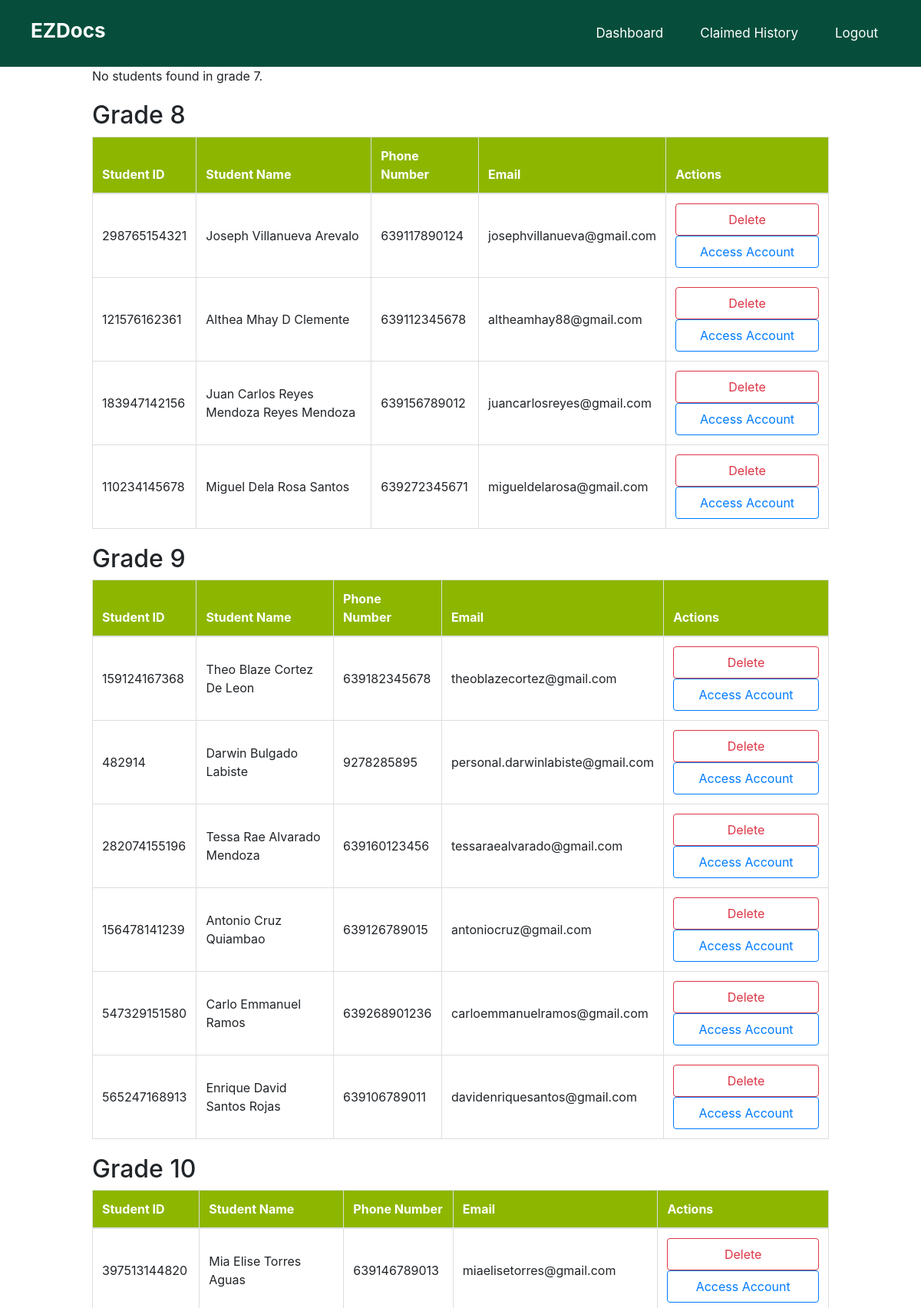
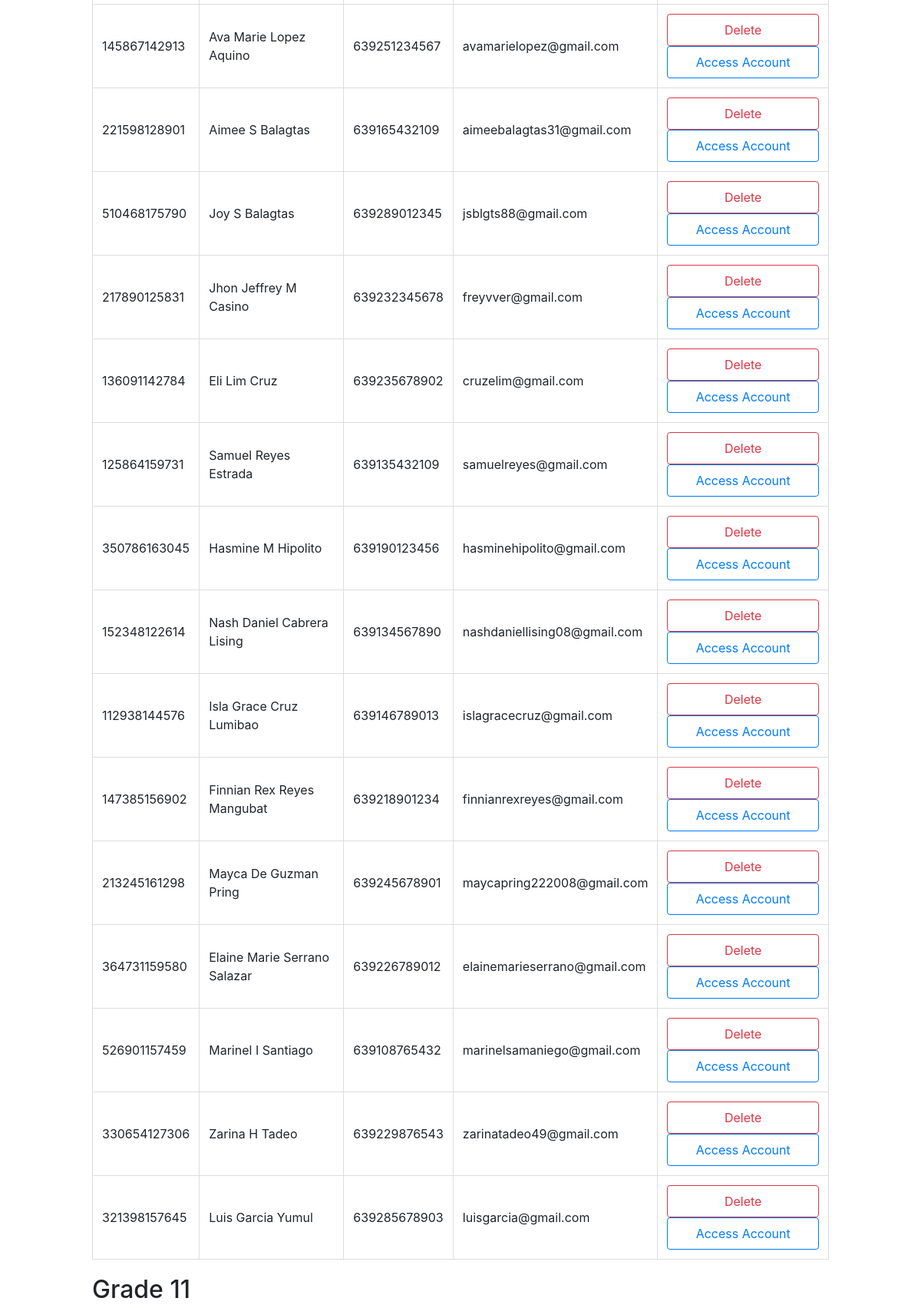
The page /backend/admin/be_studentacc.php (upper part) on the database its author committed (2 pictures, top to bottom).
### tables this page shows
CREATE TABLE `student_tbl` (
  `id` int(255) NOT NULL,
  `studentId` bigint(12) NOT NULL,
  `firstname` varchar(100) NOT NULL,
  `middlename` varchar(100) NOT NULL,
  `lastname` varchar(100) NOT NULL,
  `suffix` varchar(10) NOT NULL,
  `gradeLevel` varchar(50) NOT NULL,
  `phoneNumber` bigint(20) NOT NULL,
  `emailAddress` varchar(100) NOT NULL,
  `password` varchar(100) NOT NULL
);

### backend/admin/be_studentacc.php (the view, shortened to what this page needs)
<!DOCTYPE html>
<html lang="en">
<head>
</head>
<body>
    <nav class="flex flex-row items-center justify-between px-10 py-4 bg-emerald-900">
        <h1 class="font-bold text-[26px] text-white">EZDocs</h1>
        <ul class="flex flex-row gap-x-4 !p-0 !m-0 list-none">
            <li>
                <a class="block text-white text-[17px] font-regular hover:no-underline px-3" href="../../adminui/dashboard.php">
                    Dashboard
                </a>
            </li>
            <li>
                <a class="block text-white text-[17px] font-regular hover:no-underline px-3" href="#">
                    Claimed History
                </a>
            </li>
            <li>
                <a class="block text-white text-[17px] font-regular hover:no-underline px-3" id="btnLogout" type="button">
                    Logout
                </a>
            </li>
        </ul>
    </nav>
    <?php
    try {
        include("../../_conn/connection.php");
        include("../../_includes/styles.php");
        include("../../_includes/scripts.php");
        $gradeLevels = range(7, 12);
        foreach ($gradeLevels as $gradeLevel) {
            $sql = "SELECT studentId, CONCAT(firstname, ' ', middlename, ' ', lastname, ' ', suffix) AS fullname, phoneNumber, emailAddress
                    FROM student_tbl
                    WHERE gradeLevel = $gradeLevel
                    ORDER BY lastname ASC, firstname ASC";
            $result = mysqli_query($conn, $sql);
            if (mysqli_num_rows($result) > 0) {
                echo '<div class="table-container">';
                echo '<h2>Grade ' . htmlspecialchars($gradeLevel) . '</h2>';
                echo '<table class="table table-hover" id="documentTableStudent' . htmlspecialchars($gradeLevel) . '">
                        <thead>
                            <tr class="table-apple-green/  /">
                                <th scope="col">Student ID</th>
                                <th scope="col">Student Name</th>
                                <th scope="col">Phone Number</th>
                                <th scope="col">Email</th>
                                <th scope="col">Actions</th>
                            </tr>
                        </thead>
                        <tbody>';
                while ($row = mysqli_fetch_assoc($result)) {
                    echo '<tr>
                            <td class="align-middle" scope="row">' . htmlspecialchars($row['studentId']) . '</td>
                            <td class="align-middle">' . htmlspecialchars($row['fullname']) . '</td>
                            <td class="align-middle">' . htmlspecialchars($row['phoneNumber']) . '</td>
                            <td class="align-middle">' . htmlspecialchars($row['emailAddress']) . '</td>
                            <td class="align-middle">
                                <div class="button-group">
                                    <form method="GET" action="../be_delete.php" style="display:inline;">
                                        <input type="hidden" name="studentId" value="' . htmlspecialchars($row['studentId']) . '">
                                        <button type="submit" class="btn btn-outline-danger w-full py-2" id="btnDelete" name="btnDelete">
                                            Delete
                                        </button>
                                    </form>
                                    <form method="GET" action="../be_access_account.php" style="display:inline;">
                                        <input type="hidden" name="studentId" value="' . htmlspecialchars($row['studentId']) . '">
                                        <button type="submit" class="btn btn-outline-primary w-full py-2" id="btnAccessAccount" name="btnAccessAccount">
                                            Access Account
                                        </button>
                                    </form >
                                </div>
                            </td>
                         </tr>';
                }
                echo '</tbody></table></div>';
            } else {
                echo '<div class="table-container"><p>No students found in grade ' . htmlspecialchars($gradeLevel) . '.</p></div>';
            }
        }
    } catch (Exception $e) {
        echo 'Error: ' . $e->getMessage();
    }
    ?>
</body>
</html>

### css/_global.css (style rules this page uses)
*, *::before, *::after { box-sizing: border-box; }

### backend/admin/be_studentacc.php (style rules this page uses)
.table-container { width: 80%; margin: 0 auto; margin-bottom: 20px; }
.table-container table { width: 100%; border-collapse: collapse; }
.table-container th, .table-container td { padding: 10px; text-align: left; border: 1px solid #ddd; }
.table-container th { background-color: #8db600; color: #FFFFFF; }
.button-group { gap: 1px; }
.button-group button { margin: 0; }

### rows shown on the page
student_tbl: studentId "298765154321", fullname "Joseph Villanueva Arevalo", phoneNumber "639117890124", emailAddress "josephvillanueva@gmail.com"
student_tbl: studentId "121576162361", fullname "Althea Mhay D Clemente", phoneNumber "639112345678", emailAddress "altheamhay88@gmail.com"
student_tbl: studentId "183947142156", fullname "Juan Carlos Reyes Mendoza Reyes Mendoza", phoneNumber "639156789012", emailAddress "juancarlosreyes@gmail.com"
student_tbl: studentId "110234145678", fullname "Miguel Dela Rosa Santos", phoneNumber "639272345671", emailAddress "migueldelarosa@gmail.com"
student_tbl: studentId "159124167368", fullname "Theo Blaze Cortez De Leon", phoneNumber "639182345678", emailAddress "theoblazecortez@gmail.com"
student_tbl: studentId "482914", fullname "Darwin Bulgado Labiste", phoneNumber "9278285895", emailAddress "personal.darwinlabiste@gmail.com"
student_tbl: studentId "282074155196", fullname "Tessa Rae Alvarado Mendoza", phoneNumber "639160123456", emailAddress "tessaraealvarado@gmail.com"
student_tbl: studentId "156478141239", fullname "Antonio Cruz Quiambao", phoneNumber "639126789015", emailAddress "antoniocruz@gmail.com"
student_tbl: studentId "547329151580", fullname "Carlo Emmanuel Ramos", phoneNumber "639268901236", emailAddress "carloemmanuelramos@gmail.com"
student_tbl: studentId "565247168913", fullname "Enrique David Santos Rojas", phoneNumber "639106789011", emailAddress "davidenriquesantos@gmail.com"
student_tbl: studentId "397513144820", fullname "Mia Elise Torres Aguas", phoneNumber "639146789013", emailAddress "miaelisetorres@gmail.com"
student_tbl: studentId "145867142913", fullname "Ava Marie Lopez Aquino", phoneNumber "639251234567", emailAddress "avamarielopez@gmail.com"
student_tbl: studentId "221598128901", fullname "Aimee S Balagtas", phoneNumber "639165432109", emailAddress "aimeebalagtas31@gmail.com"
student_tbl: studentId "510468175790", fullname "Joy S Balagtas", phoneNumber "639289012345", emailAddress "jsblgts88@gmail.com"
student_tbl: studentId "217890125831", fullname "Jhon Jeffrey M Casino", phoneNumber "639232345678", emailAddress "freyvver@gmail.com"
student_tbl: studentId "136091142784", fullname "Eli Lim Cruz", phoneNumber "639235678902", emailAddress "cruzelim@gmail.com"
student_tbl: studentId "125864159731", fullname "Samuel Reyes Estrada", phoneNumber "639135432109", emailAddress "samuelreyes@gmail.com"
student_tbl: studentId "350786163045", fullname "Hasmine M Hipolito", phoneNumber "639190123456", emailAddress "hasminehipolito@gmail.com"
student_tbl: studentId "152348122614", fullname "Nash Daniel Cabrera Lising", phoneNumber "639134567890", emailAddress "nashdaniellising08@gmail.com"
student_tbl: studentId "112938144576", fullname "Isla Grace Cruz Lumibao", phoneNumber "639146789013", emailAddress "islagracecruz@gmail.com"
student_tbl: studentId "147385156902", fullname "Finnian Rex Reyes Mangubat", phoneNumber "639218901234", emailAddress "finnianrexreyes@gmail.com"
student_tbl: studentId "213245161298", fullname "Mayca De Guzman Pring", phoneNumber "639245678901", emailAddress "maycapring222008@gmail.com"
student_tbl: studentId "364731159580", fullname "Elaine Marie Serrano Salazar", phoneNumber "639226789012", emailAddress "elainemarieserrano@gmail.com"
student_tbl: studentId "526901157459", fullname "Marinel I Santiago", phoneNumber "639108765432", emailAddress "marinelsamaniego@gmail.com"
student_tbl: studentId "330654127306", fullname "Zarina H Tadeo", phoneNumber "639229876543", emailAddress "zarinatadeo49@gmail.com"
student_tbl: studentId "321398157645", fullname "Luis Garcia Yumul", phoneNumber "639285678903", emailAddress "luisgarcia@gmail.com"

### other values the page prints
$gradeLevel "7"
$gradeLevel "8"
$gradeLevel "9"
$gradeLevel "10"
$gradeLevel "11"
